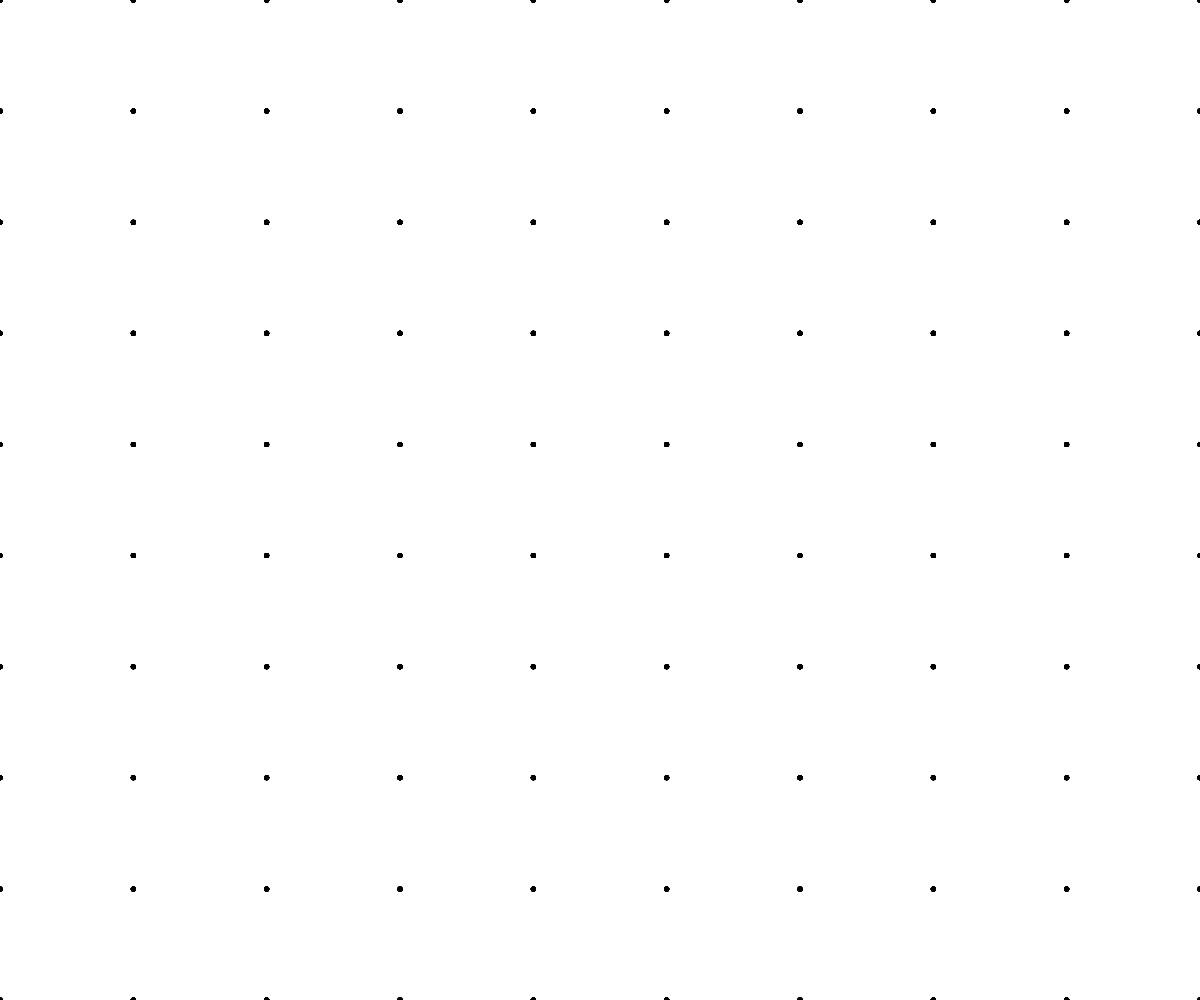
Frame 1 (no input)
Frame 60 (no input): identical to frame 1, image omitted
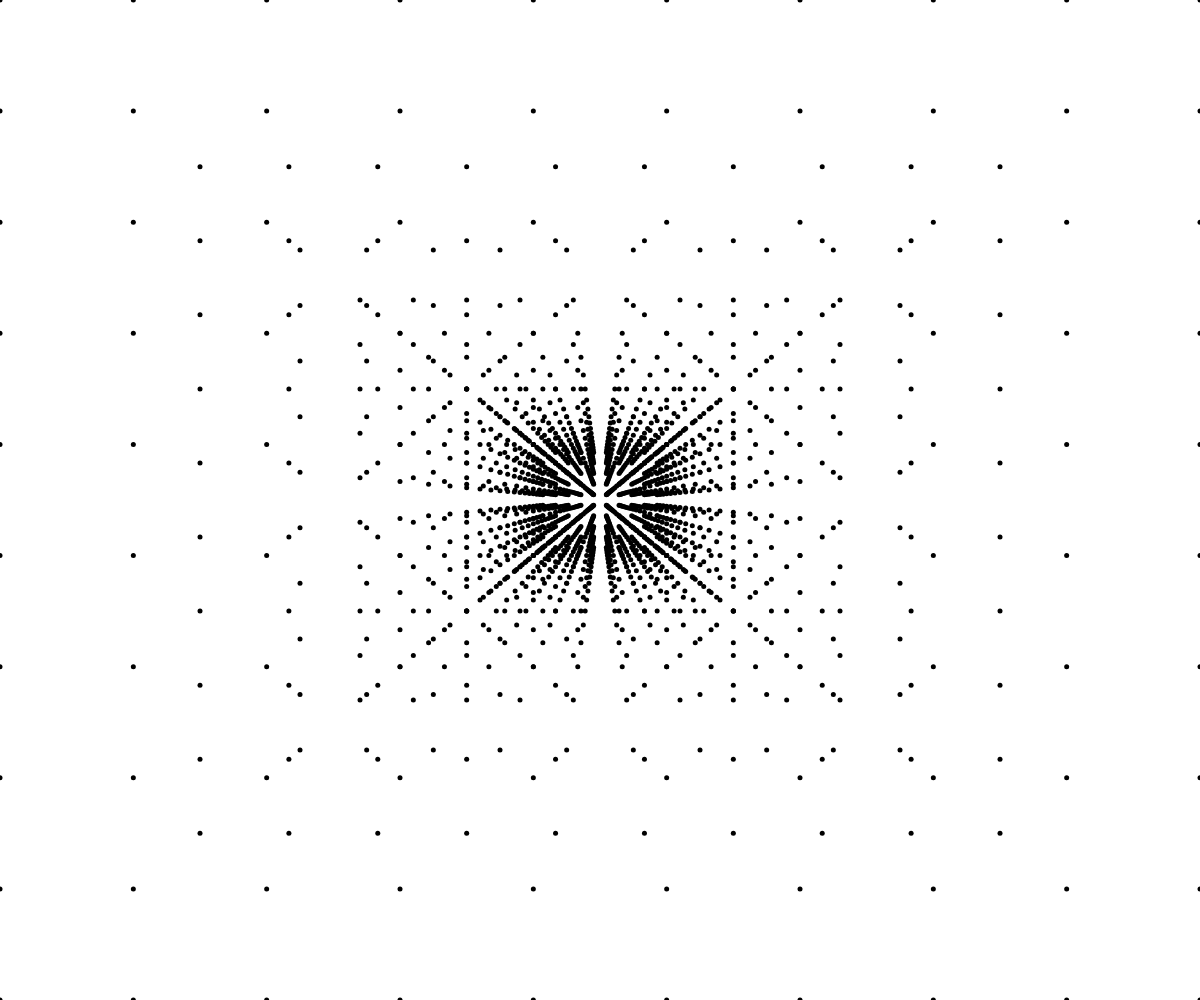
Frame 120 (the mouse pressed at the canvas centre since frame 60)

The p5.js sketch that drew these frames (run headless with seeded random() and noise() and a simulated clock; from frame 60 on, the mouse is pressed at the canvas centre):

// p5.js sketch
// ── sketch.js

let scale = 0.01;


function setup(){
	createCanvas(windowWidth, windowHeight);
	angleMode(DEGREES);
	stroke(0);
	strokeWeight(5);
}

function draw(){
	background(255);
	scale = map(mouseX,0,width,0,1);
	translate(width/2,height/2);


	for(i=0;i<10;i++){
		for(e=0;e<10;e++){
			for(o=0;o<20;o+=1){
				let x = i*width/9-width/2;
				let y = e*height/9-height/2;
				let d = 1+(o*scale);
				dPoint(x,y,d);
			}
		}
	}
	//noLoop();
}



function dPoint(X,Y,D){
	//receives X,Y,D in pixels. D is distance from view point. X,Y => W,H

		let s = 1/D;
		let x = X*s;
		let y = Y*s;
		point(x,y);

		return false;
}
